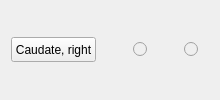
       <widget class="QEvaluationWidget" name="QEvaluationWidget_4" native="true">
        <layout class="QHBoxLayout" name="horizontalLayout_6">
         <item>
          <widget class="QPushButton" name="caudate_right">
           <property name="sizePolicy">
            <sizepolicy hsizetype="Preferred" vsizetype="Fixed">
             <horstretch>0</horstretch>
             <verstretch>0</verstretch>
            </sizepolicy>
           </property>
           <property name="minimumSize">
            <size>
             <width>30</width>
             <height>25</height>
            </size>
           </property>
           <property name="text">
            <string>Caudate, right</string>
           </property>
          </widget>
         </item>
         <item>
          <spacer name="horizontalSpacer_10">
           <property name="orientation">
            <enum>Qt::Horizontal</enum>
           </property>
           <property name="sizeType">
            <enum>QSizePolicy::MinimumExpanding</enum>
           </property>
           <property name="sizeHint" stdset="0">
            <size>
             <width>31</width>
             <height>25</height>
            </size>
           </property>
          </spacer>
         </item>
         <item>
          <widget class="QRadioButton" name="caudate_right_good">
           <property name="enabled">
            <bool>false</bool>
           </property>
           <property name="sizePolicy">
            <sizepolicy hsizetype="Fixed" vsizetype="Fixed">
             <horstretch>0</horstretch>
             <verstretch>0</verstretch>
            </sizepolicy>
           </property>
           <property name="minimumSize">
            <size>
             <width>25</width>
             <height>25</height>
            </size>
           </property>
           <property name="text">
            <string notr="true"/>
           </property>
          </widget>
         </item>
         <item>
          <spacer name="horizontalSpacer_11">
           <property name="orientation">
            <enum>Qt::Horizontal</enum>
           </property>
           <property name="sizeType">
            <enum>QSizePolicy::Fixed</enum>
           </property>
           <property name="sizeHint" stdset="0">
            <size>
             <width>20</width>
             <height>25</height>
            </size>
           </property>
          </spacer>
         </item>
         <item>
          <widget class="QRadioButton" name="caudate_right_bad">
           <property name="enabled">
            <bool>false</bool>
           </property>
           <property name="sizePolicy">
            <sizepolicy hsizetype="Fixed" vsizetype="Fixed">
             <horstretch>0</horstretch>
             <verstretch>0</verstretch>
            </sizepolicy>
           </property>
           <property name="minimumSize">
            <size>
             <width>25</width>
             <height>25</height>
            </size>
           </property>
           <property name="text">
            <string/>
           </property>
          </widget>
         </item>
        </layout>
       </widget>
